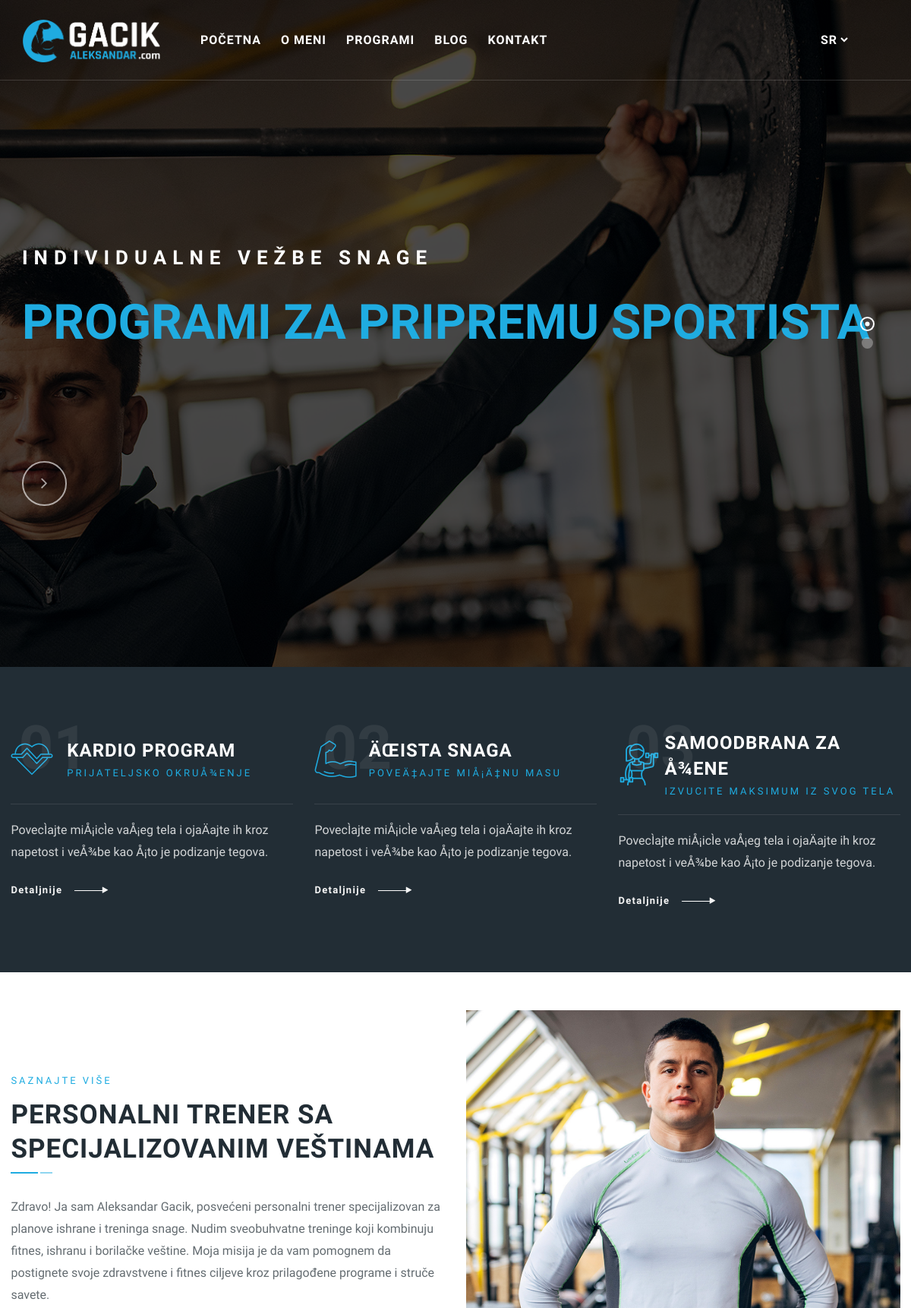
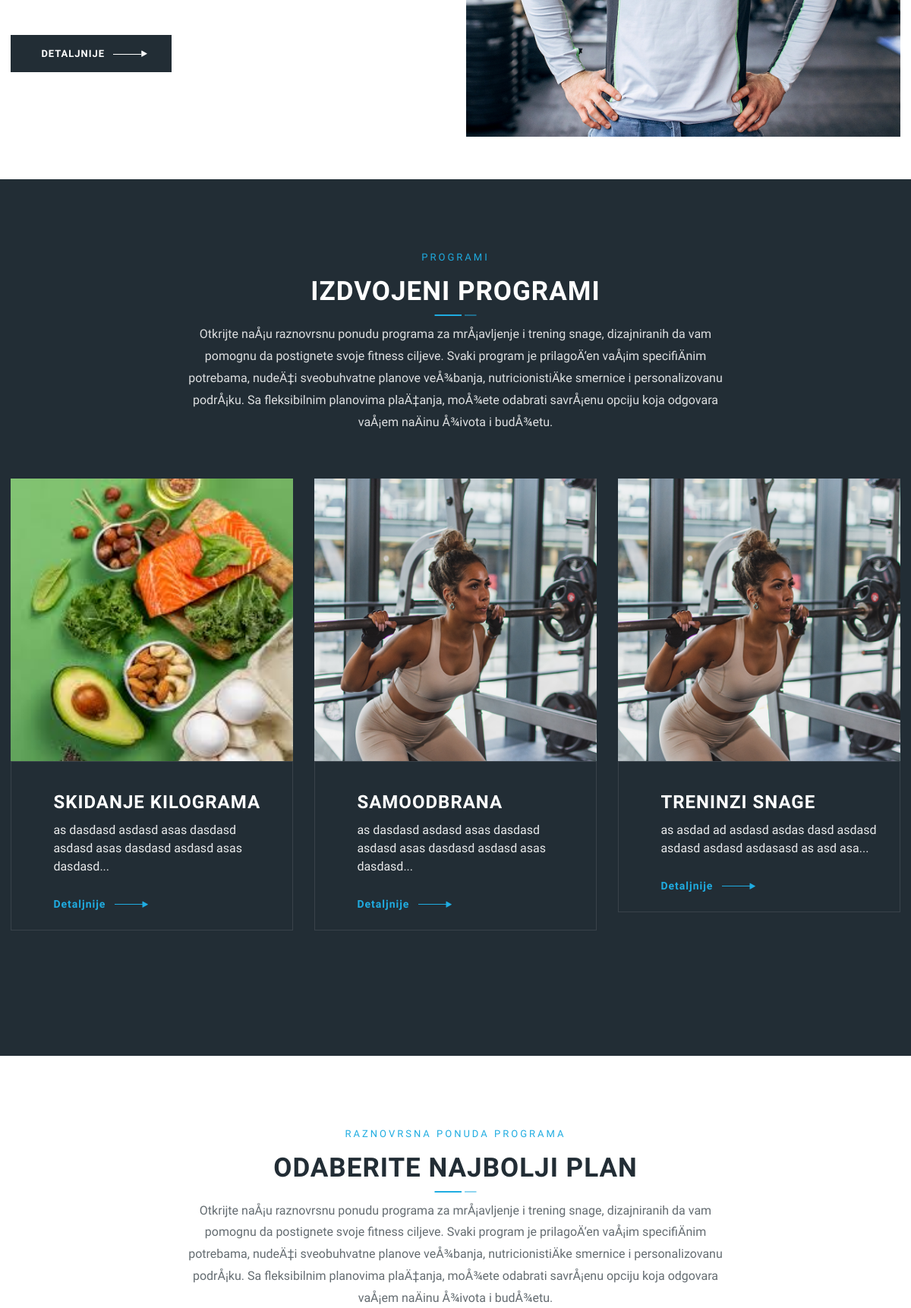
The page / (upper part) on the database its author committed (2 pictures, top to bottom).
### tables this page shows
CREATE TABLE IF NOT EXISTS `menu_items` (
  `id` int NOT NULL AUTO_INCREMENT,
  `title_sr` varchar(255) NOT NULL,
  `title_en` varchar(255) NOT NULL,
  `link_sr` varchar(255) NOT NULL,
  `link_en` varchar(255) NOT NULL,
  `order` int NOT NULL DEFAULT '0',
  `is_custom` tinyint(1) NOT NULL DEFAULT '0',
  `parent_id` int DEFAULT NULL,
  PRIMARY KEY (`id`)
);

CREATE TABLE IF NOT EXISTS `sliders` (
  `id` int NOT NULL AUTO_INCREMENT,
  `title` varchar(255) NOT NULL,
  `subtitle` varchar(255) NOT NULL,
  `background_image` varchar(255) NOT NULL,
  `link` varchar(255) NOT NULL,
  `language` varchar(10) DEFAULT 'en',
  PRIMARY KEY (`id`)
);

CREATE TABLE IF NOT EXISTS `programs` (
  `id` int NOT NULL AUTO_INCREMENT,
  `title` varchar(255) NOT NULL,
  `subtitle` varchar(255) NOT NULL,
  `icon` varchar(255) NOT NULL,
  `link` varchar(255) NOT NULL,
  `content` mediumtext NOT NULL,
  `language` varchar(2) NOT NULL DEFAULT 'sr',
  PRIMARY KEY (`id`)
);

CREATE TABLE IF NOT EXISTS `about` (
  `id` int NOT NULL AUTO_INCREMENT,
  `title` varchar(255) NOT NULL,
  `subtitle` varchar(255) NOT NULL,
  `content` mediumtext NOT NULL,
  `link` varchar(255) NOT NULL,
  `image` varchar(255) NOT NULL,
  `created_at` timestamp NULL DEFAULT CURRENT_TIMESTAMP,
  `language` varchar(2) NOT NULL DEFAULT 'sr',
  PRIMARY KEY (`id`)
);

CREATE TABLE IF NOT EXISTS `services_section` (
  `id` int NOT NULL AUTO_INCREMENT,
  `section_title` varchar(255) DEFAULT NULL,
  `section_subtitle` varchar(255) DEFAULT NULL,
  `section_content` mediumtext,
  `language` varchar(2) DEFAULT 'sr',
  PRIMARY KEY (`id`)
);

CREATE TABLE IF NOT EXISTS `services` (
  `id` int NOT NULL AUTO_INCREMENT,
  `title` varchar(255) NOT NULL,
  `icon` varchar(255) NOT NULL,
  `description` mediumtext NOT NULL,
  `image` varchar(255) NOT NULL,
  `created_at` timestamp NULL DEFAULT CURRENT_TIMESTAMP,
  `link` varchar(255) NOT NULL,
  `language` varchar(2) DEFAULT 'sr',
  PRIMARY KEY (`id`)
);

CREATE TABLE IF NOT EXISTS `pricing_section` (
  `id` int NOT NULL AUTO_INCREMENT,
  `title` varchar(255) NOT NULL,
  `subtitle` varchar(255) NOT NULL,
  `content` mediumtext NOT NULL,
  `language` varchar(2) NOT NULL DEFAULT 'sr',
  PRIMARY KEY (`id`)
);

### pricing.php (the view, shortened to what the rows shown need)
<?php
require 'config.php';
$conn = new mysqli(DB_HOST, DB_USER, DB_PASS, DB_NAME);
$sql = "SELECT title, subtitle, content FROM pricing_section WHERE language = ? LIMIT 1";
$stmt = $conn->prepare($sql);
$stmt->bind_param("s", $lang);
$stmt->execute();
$result = $stmt->get_result();
$pricingSection = $result->fetch_assoc();
$title = isset($pricingSection['title']) ? $pricingSection['title'] : '';
$subtitle = isset($pricingSection['subtitle']) ? $pricingSection['subtitle'] : '';
$content = isset($pricingSection['content']) ? $pricingSection['content'] : '';
?>
<section class="section-md">
  <div class="container">
    <div class="pbmit-heading-subheading text-center">
      <h4 class="pbmit-subtitle"><?php echo htmlspecialchars($subtitle); ?></h4>
      <h2 class="pbmit-title"><?php echo htmlspecialchars($title); ?></h2>
      <div class="pbmit-content-wrapper">
        <p><?php echo htmlspecialchars($content); ?></p>
      </div>
    </div>
  </div>
</section>

### header.php (shortened to what the rows shown need)
<?php
require 'config.php';
$current_page = basename($_SERVER['REQUEST_URI'], ".php");
$current_slug = '';
if (!in_array($current_page, ['index', 'about-us', 'our-services', 'our-pricing', 'our-trainers', 'trainer-details', 'faq', 'portfolio-style-1', 'portfolio-style-2', 'portfolio-single', 'classes', 'classes-details', 'blog', 'contacts'])) {
    $current_slug = basename($_SERVER['REQUEST_URI']);
    $current_page = 'content';
}
$conn = new mysqli(DB_HOST, DB_USER, DB_PASS, DB_NAME);
$sql = "SELECT id, title_sr, title_en, link_sr, link_en, is_custom, parent_id FROM menu_items ORDER BY `order`";
$result = $conn->query($sql);
$menu_items = [];
if ($result->num_rows > 0) {
    while ($row = $result->fetch_assoc()) {
        $menu_items[] = $row;
    }
}
function buildMenuTree($menu_items, $parent_id = null)
{
    $branch = [];
    foreach ($menu_items as $item) {
        if ($item['parent_id'] == $parent_id) {
            $children = buildMenuTree($menu_items, $item['id']);
            if ($children) {
                $item['children'] = $children;
            }
            $branch[] = $item;
        }
    }
    return $branch;
}
$menu_tree = buildMenuTree($menu_items);
?>
<div class="pbmit-header-overlay">
    <div class="site-header-menu">
        <div class="container-fluid p-0">
            <div class="row g-0">
                <div class="col-md-12">
                    <div class="d-flex align-items-center justify-content-between">
                        <div class="d-flex justify-content-between align-items-center">
                            <div class="site-navigation">
                                <nav class="main-menu navbar-expand-xl navbar-light">
                                    <div class="collapse navbar-collapse clearfix show" id="pbmit-menu">
                                        <div class="pbmit-menu-wrap">
                                            <ul class="navigation clearfix">
                                                <?php
                                                function renderMenu($items, $current_page, $current_slug, $lang)
                                                {
                                                    foreach ($items as $item) {
                                                        $active_class = ($current_page == basename($item['link_sr'], ".php") || $current_slug == $item['link_sr']) ? 'active' : '';
                                                        $link = $lang == 'en' ? $item['link_en'] : $item['link_sr'];
                                                        $title = $lang == 'en' ? $item['title_en'] : $item['title_sr'];
                                                        echo '<li class="dropdown ' . $active_class . '">';
                                                        echo '<a href="' . $link . '">' . $title . '</a>';
                                                        echo '</li>';
                                                    }
                                                }
                                                renderMenu($menu_tree, $current_page, $current_slug, $lang);
                                                ?>
                                            </ul>
                                        </div>
                                    </div>
                                </nav>
                            </div>
                        </div>
                    </div>
                </div>
            </div>
        </div>
    </div>
</div>

### slider.php (shortened to what the rows shown need)
<?php
require 'config.php';
$conn = new mysqli(DB_HOST, DB_USER, DB_PASS, DB_NAME);
$sql = "SELECT id, title, subtitle, background_image, link FROM sliders WHERE language = ?";
$stmt = $conn->prepare($sql);
$stmt->bind_param("s", $lang);
$stmt->execute();
$result = $stmt->get_result();
$sliders = [];
if ($result->num_rows > 0) {
  while ($row = $result->fetch_assoc()) {
    $sliders[] = $row;
  }
}
?>
<rs-module-wrap id="rev_slider_1_1_wrapper" data-alias="Home-Slider-1" data-source="gallery" style="visibility:hidden;background:#222d35;padding:0;margin:0px auto;margin-top:0;margin-bottom:0;">
  <rs-module id="rev_slider_1_1" data-version="6.5.19">
    <rs-slides>
      <?php foreach ($sliders as $index => $slider) : ?>
        <rs-slide style="position: absolute;" data-key="rs-<?php echo $index; ?>" data-title="Slide" data-thumb="revolution/images/slider01-1a-50x100.jpg" data-anim="ms:1000;r:0;" data-in="o:0;" data-out="a:false;">
          <div class="overlay"></div>
          <rs-layer id="slider-<?php echo $index; ?>-layer-0" data-type="text" data-rsp_ch="on" data-xy="xo:30px;yo:374px,374px,374px,175px;" data-text="s:100,100,100,40;l:100,100,100,40;ls:3px,3px,3px,2px;fw:700;" data-frame_0="x:50,50,50,19;" data-frame_1="st:1490;sp:1000;sR:1490;" data-frame_999="o:0;st:w;sR:6510;" style="z-index:9;font-family:'Rajdhani';text-transform:uppercase;"><span class="pbmit-skincolor"><?php echo htmlspecialchars($slider['title']); ?></span>
          </rs-layer>
          <rs-layer id="slider-<?php echo $index; ?>-layer-1" data-type="text" data-xy="xo:30px;yo:334px,334px,334px,152px;" data-text="w:normal;s:26,26,26,18;l:28,28,28,18;ls:8px,8px,8px,3px;fw:700;" data-rsp_bd="off" data-frame_0="x:-50,-50,-50,-19;" data-frame_1="st:1050;sp:1000;sR:1050;" data-frame_999="o:0;st:w;sR:6950;" style="z-index:8;font-family:'Rajdhani';text-transform:uppercase;"><?php echo htmlspecialchars($slider['subtitle']); ?>
          </rs-layer>
          <rs-layer id="slider-<?php echo $index; ?>-layer-2" data-type="button" data-rsp_ch="on" data-xy="xo:30px;yo:603px,603px,603px,266px;" data-text="w:normal;s:25,25,25,14;l:55,55,55,25;a:center;" data-dim="w:60px,60px,60px,27px;h:60px,60px,60px,27px;minw:60px,60px,60px,none;minh:60px,60px,60px,none;" data-border="bos:solid;boc:#ffffff;bow:2px,2px,2px,2px;bor:50%,50%,50%,50%;" data-frame_0="x:0,0,0,0px;y:50,50,50,23px;" data-frame_1="x:0,0,0,0px;y:0,0,0,0px;st:2220;sp:1000;sR:2220;" data-frame_999="o:0;st:w;sR:5780;" style="z-index:10;background-color:rgba(255,255,255,0);font-family:'Roboto';text-transform:uppercase;"><i class="fa-angle-right"></i>
          </rs-layer>
        </rs-slide>
      <?php endforeach; ?>
    </rs-slides>
  </rs-module>
</rs-module-wrap>

### programs.php (shortened to what the rows shown need)
<?php
require 'config.php';
$conn = new mysqli(DB_HOST, DB_USER, DB_PASS, DB_NAME);
$sql = "SELECT title, subtitle, icon, link, content FROM programs WHERE language = ?";
$stmt = $conn->prepare($sql);
$stmt->bind_param("s", $lang);
$stmt->execute();
$result = $stmt->get_result();
$programs = [];
if ($result->num_rows > 0) {
  while ($row = $result->fetch_assoc()) {
    $programs[] = $row;
  }
}
?>
<section class="iconbox-section-one pbmit-bg-color-blackish">
  <div class="container">
    <div class="row">
      <?php foreach ($programs as $program) : ?>
        <div class="col-md-4">
          <div class="pbmit-ihbox-style-3">
            <div class="pbmit-ihbox-inner">
              <div class="pbmit-ihbox-table">
                <div class="pbmit-ihbox-icon pbmit-icon-skincolor">
                  <div class="pbmit-ihbox-icon-wrapper">
                    <i class="pbmit-gimox-business-icon pbmit-gimox-business-icon-<?php echo htmlspecialchars($program['icon']); ?>"></i>
                  </div>
                </div>
                <div class="pbmit-vc_general pbmit-vc_cta3">
                  <div class="pbmit-vc_cta3_content-container">
                    <div class="pbmit-vc_cta3-content">
                      <div class="pbmit-vc_cta3-content-header pbmit-wrap">
                        <div class="pbmit-vc_cta3-headers pbmit-wrap-cell">
                          <h2 class="pbmit-custom-heading"><?php echo htmlspecialchars($program['title']); ?></h2>
                          <h4 class="pbmit-custom-heading"><?php echo htmlspecialchars($program['subtitle']); ?></h4>
                        </div>
                      </div>
                    </div>
                  </div>
                </div>
              </div>
              <div class="pbmit-ihbox-contents">
                <div class="pbmit-cta3-content-wrapper"><?php echo htmlspecialchars($program['content']); ?></div>
                <div class="pbmit-vc_btn3-container pbmit-vc_btn3-inline">
                  <a class="pbmit-vc_general pbmit-vc_btn3" href="<?php echo htmlspecialchars($program['link']); ?>" title="">
                    <span><?php echo $translations['read-more']; ?></span>
                  </a>
                </div>
              </div>
            </div>
          </div>
        </div>
      <?php endforeach; ?>
    </div>
  </div>
</section>

### about.php (shortened to what the rows shown need)
<?php
require 'config.php';
$conn = new mysqli(DB_HOST, DB_USER, DB_PASS, DB_NAME);
$sql = "SELECT title, subtitle, content, link, image FROM about WHERE language = ? LIMIT 1";
$stmt = $conn->prepare($sql);
$stmt->bind_param("s", $lang);
$stmt->execute();
$result = $stmt->get_result();
$title = '';
$subtitle = '';
$content = '';
$image = '';
if ($result && $result->num_rows > 0) {
  $about = $result->fetch_assoc();
  $title = isset($about['title']) ? $about['title'] : '';
  $subtitle = isset($about['subtitle']) ? $about['subtitle'] : '';
  $content = isset($about['content']) ? $about['content'] : '';
  $image = isset($about['image']) ? $about['image'] : '';
}
?>
<section class="about-us-section-one">
  <div class="container">
    <div class="row">
      <div class="col-md-12 col-lg-6">
        <div class="about-us-one-content">
          <div class="pbmit-heading-subheading">
            <h4 class="pbmit-subtitle"><?php echo htmlspecialchars($subtitle); ?></h4>
            <h2 class="pbmit-title"><?php echo htmlspecialchars($title); ?></h2>
          </div>
          <div><?php echo ($content); ?></div>
        </div>
      </div>
      <div class="col-md-12 col-lg-6">
        <div class="about-us-one-img">
          <img src="uploads/<?php echo htmlspecialchars($image); ?>" class="img-fluid" alt="">
        </div>
      </div>
    </div>
  </div>
</section>

### services.php (shortened to what the rows shown need)
<?php
require 'config.php';
$conn = new mysqli(DB_HOST, DB_USER, DB_PASS, DB_NAME);
$section_sql = "SELECT section_title, section_subtitle, section_content FROM services_section WHERE language = ?";
$stmt = $conn->prepare($section_sql);
$stmt->bind_param("s", $lang);
$stmt->execute();
$section_result = $stmt->get_result();
$section = $section_result->fetch_assoc();
$sql = "SELECT title, icon, description, image, link FROM services WHERE language = ?";
$stmt = $conn->prepare($sql);
$stmt->bind_param("s", $lang);
$stmt->execute();
$result = $stmt->get_result();
$services = [];
if ($result->num_rows > 0) {
  while ($row = $result->fetch_assoc()) {
    $services[] = $row;
  }
}
function getExcerpt($str, $length = 70)
{
  return strlen($str) > $length ? substr($str, 0, $length) . '...' : $str;
}
?>
<section class="service-two pbmit-bg-color-blackish">
  <div class="container">
    <div class="pbmit-heading-subheading text-center">
      <h4 class="pbmit-subtitle"><?php echo htmlspecialchars($section['section_subtitle'] ?? 'OUR CLASSES'); ?></h4>
      <h2 class="pbmit-title text-white"><?php echo htmlspecialchars($section['section_title'] ?? 'OUR FEATURED CLASSES'); ?></h2>
      <div class="pbmit-content-wrapper">
        <p><?php echo htmlspecialchars($section['section_content'] ?? 'Fitness is not about being better than someone. Fitness is about being better than the person you were yesterday. Whether you are there to burn off some calories or are training.'); ?></p>
      </div>
    </div>
    <div class="row">
      <?php foreach ($services as $service) : ?>
        <div class="col-md-6 col-lg-4">
          <article class="pbmit-box-service pbmit-servicebox-style-2">
            <div class="pbmit-post-item">
              <div class="pbmit-overlay">
                <a href="<?php echo htmlspecialchars($service['link']); ?>">
                  <span class="pbmit-item-thumbnail">
                    <span class="pbmit-item-thumbnail-inner">
                      <img src="<?php echo htmlspecialchars($service['image']); ?>" class="img-fluid" width="100%" alt="">
                    </span>
                  </span>
                </a>
              </div>
              <div class="pbmit-box-content">
                <div class="pbmit-box-content-inner">
                  <div class="pbmit-pf-box-title">
                  </div>
                  <div class="pbmit-des">
                    <h3><a href="<?php echo htmlspecialchars($service['link']); ?>"><?php echo htmlspecialchars($service['title']); ?></a></h3>
                    <div class="pbmit-service-content">
                      <p><?php echo htmlspecialchars(getExcerpt($service['description'])); ?></p>
                    </div>
                    <div class="pbmit-box-link pbmit-vc_btn3">
                      <a href="<?php echo htmlspecialchars($service['link']); ?>"><?php echo $translations['read-more']; ?></a>
                    </div>
                  </div>
                </div>
              </div>
            </div>
          </article>
        </div>
      <?php endforeach; ?>
    </div>
  </div>
</section>

### rows shown on the page
menu_items: title_sr "POČETNA"
menu_items: title_sr "O MENI"
menu_items: title_sr "PROGRAMI"
menu_items: title_sr "BLOG"
menu_items: title_sr "KONTAKT"
sliders: title "PROGRAMI ZA PRIPREMU SPORTISTA", subtitle "INDIVIDUALNE VEŽBE SNAGE"
programs: title "KARDIO PROGRAM", subtitle "PRIJATELJSKO OKRUÅ¾ENJE", content "PovecÌajte miÅ¡icÌe vaÅ¡eg tela i ojaÄajte ih kroz napetost i veÅ¾be kao Å¡to je podizanje tegova."
programs: title "ÄŒISTA SNAGA", subtitle "POVEÄ‡AJTE MIÅ¡Ä‡NU MASU", content "PovecÌajte miÅ¡icÌe vaÅ¡eg tela i ojaÄajte ih kroz napetost i veÅ¾be kao Å¡to je podizanje tegova."
programs: title "SAMOODBRANA ZA Å¾ENE", subtitle "IZVUCITE MAKSIMUM IZ SVOG TELA", content "PovecÌajte miÅ¡icÌe vaÅ¡eg tela i ojaÄajte ih kroz napetost i veÅ¾be kao Å¡to je podizanje tegova."
about: subtitle "SAZNAJTE VIŠE", title "PERSONALNI TRENER SA SPECIJALIZOVANIM VEŠTINAMA", content "Zdravo! Ja sam Aleksandar Gacik, posvećeni personalni trener specijalizovan za planove ishrane i treninga snage. Nudim sveobuhvatne treninge koji kombinuju fitnes, ishranu i borilačke veštine. Moja misija je da vam pomognem da postignete svoje zdravstvene i fitnes ciljeve kroz prilagođene programe i struče savete.", image (picture)
services_section: section_subtitle "PROGRAMI", section_title "IZDVOJENI PROGRAMI", section_content "Otkrijte naÅ¡u raznovrsnu ponudu programa za mrÅ¡avljenje i trening snage, dizajniranih da vam pomognu da postignete svoje fitness ciljeve. Svaki program je prilagoÄ‘en vaÅ¡im specifiÄnim potrebama, nudeÄ‡i sveobuhvatne planove veÅ¾banja, nutricionistiÄke smernice i personalizovanu podrÅ¡ku. Sa fleksibilnim planovima plaÄ‡anja, moÅ¾ete odabrati savrÅ¡enu opciju koja odgovara vaÅ¡em naÄinu Å¾ivota i budÅ¾etu."
services: image (picture), title "SKIDANJE KILOGRAMA", description "as dasdasd asdasd asas dasdasd asdasd asas dasdasd asdasd asas dasdasd..."
services: image (picture), title "SAMOODBRANA", description "as dasdasd asdasd asas dasdasd asdasd asas dasdasd asdasd asas dasdasd..."
services: image (picture), title "TRENINZI SNAGE", description "as asdad ad asdasd asdas dasd asdasd asdasd asdasd asdasasd as asd asa..."
pricing_section: subtitle "RAZNOVRSNA PONUDA PROGRAMA", title "ODABERITE NAJBOLJI PLAN", content "Otkrijte naÅ¡u raznovrsnu ponudu programa za mrÅ¡avljenje i trening snage, dizajniranih da vam pomognu da postignete svoje fitness ciljeve. Svaki program je prilagoÄ‘en vaÅ¡im specifiÄnim potrebama, nudeÄ‡i sveobuhvatne planove veÅ¾banja, nutricionistiÄke smernice i personalizovanu podrÅ¡ku. Sa fleksibilnim planovima plaÄ‡anja, moÅ¾ete odabrati savrÅ¡enu opciju koja odgovara vaÅ¡em naÄinu Å¾ivota i budÅ¾etu."

### other values the page prints
$translations['read-more'] "DETALJNIJE"
